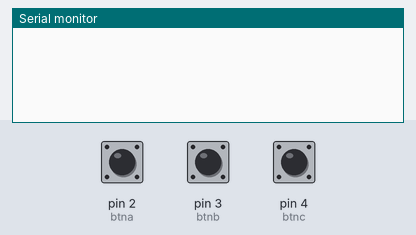
Simulated run of this sketch. Board: Arduino Uno, built with avr-gcc and run on an emulated ATmega328P. On the bench: the last lines printed to the serial monitor. Inputs (shaded band) come from the test bench; at power-on: pin 2 (btna) HIGH, pin 3 (btnb) HIGH, pin 4 (btnc) HIGH.

Above: at 1.2 s.
1.3 s: pin 2 (btna) pulled LOW for 0.15 s
At 2.5 s:
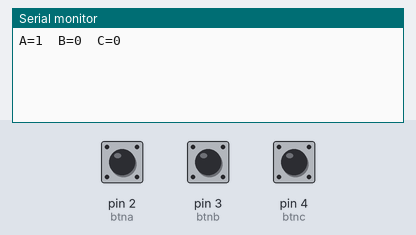
2.9 s: pin 3 (btnb) pulled LOW for 0.15 s
At 3.9 s:
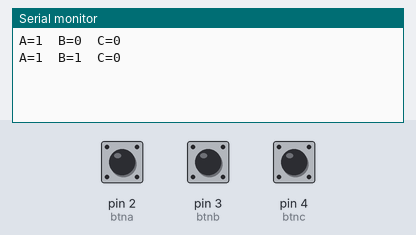
4.5 s: pin 4 (btnc) pulled LOW for 0.15 s
At 5.1 s:
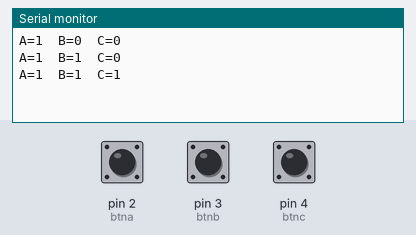
6.1 s: pin 2 (btna) pulled LOW for 1 s
At 8.2 s:
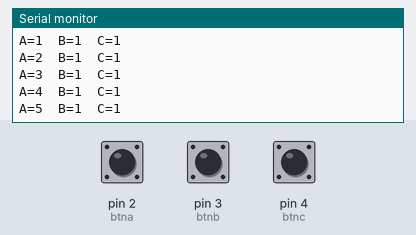
8.6 s: pin 3 (btnb) pulled LOW for 1 s
At 10.1 s:
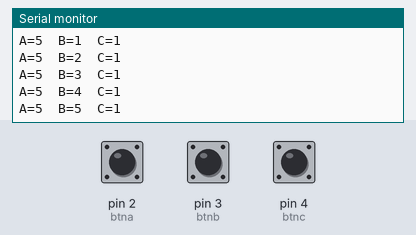
11.1 s: pin 4 (btnc) pulled LOW for 1 s
At 13.2 s:
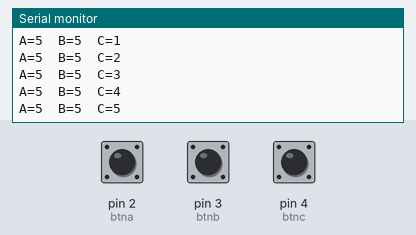
Timing chart, 0 to 14.6 s (numbered marks = the images above; inputs shaded):
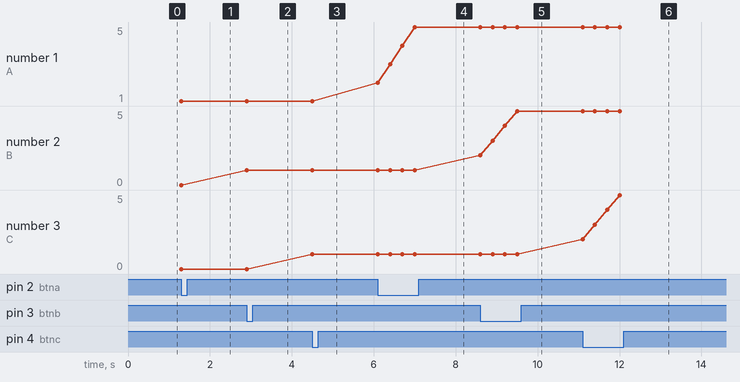

Measured:
- after the input at 1.3 s, the serial monitor: prints a new line at once (image 1)
- after the input at 2.9 s, the serial monitor: prints a new line at once (image 2)
- after the input at 4.5 s, the serial monitor: prints a new line at once (image 3)
- after the input at 6.1 s, the serial monitor: prints a new line at once (image 4)
- after the input at 8.6 s, the serial monitor: prints a new line at once (image 5)
- after the input at 11.1 s, the serial monitor: prints a new line at once (image 6)
- plotted number 1: 1 → 5 after the input at 6.1 s

The sketch:

TEST_DIGITAL_INPUT.ino
```cpp
// MUHAMMAD RAMADHAN
// TEST DIGITAL INPUT

const int btna = 2;
const int btnb = 3;
const int btnc = 4;

int btnstatea = 0;
int btnstateb = 0;
int btnstatec = 0;

int counta = 0;
int countb = 0;
int countc = 0;

void setup()
{
  pinMode(btna,INPUT);
  pinMode(btnb,INPUT);
  pinMode(btnc,INPUT);
  Serial.begin(9600);
}

void loop()
{
  btnstatea = digitalRead(btna);
  btnstateb = digitalRead(btnb);
  btnstatec = digitalRead(btnc);

  if(btnstatea == LOW) {
    counta++;
    Serial.print("A=");
    Serial.print(counta);
    Serial.print("  B=");
    Serial.print(countb);
    Serial.print("  C=");
    Serial.println(countc);
    delay(300);
  }

  else if(btnstateb == LOW) {
    countb++;
    Serial.print("A=");
    Serial.print(counta);
    Serial.print("  B=");
    Serial.print(countb);
    Serial.print("  C=");
    Serial.println(countc);
    delay(300);
  }

  else if(btnstatec == LOW) {
    countc++;
    Serial.print("A=");
    Serial.print(counta);
    Serial.print("  B=");
    Serial.print(countb);
    Serial.print("  C=");
    Serial.println(countc);
    delay(300);
  }
}
```
